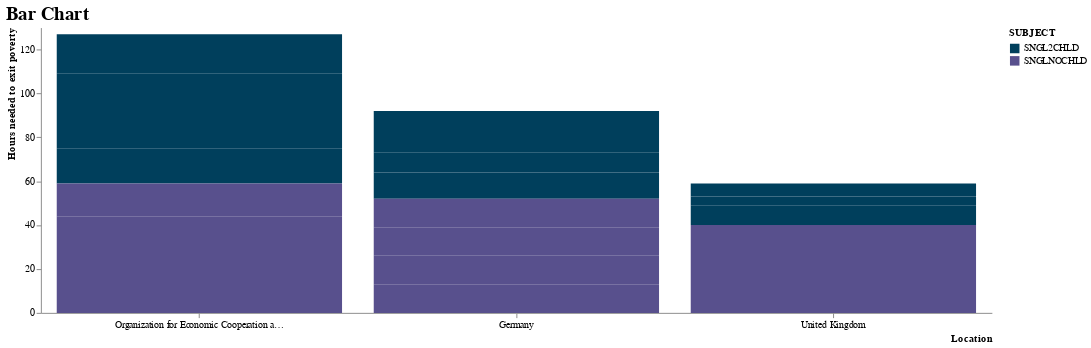

Notebook source saved alongside this figure:
### Code cell
# A C M I 
# Mark ist Abbildungstyp, Folgender Underscore bezeichnet genaue Art

#aggregate=count soll Ausprägungen der Variable Homeownership zählen 

alt.Chart(df2_selectedlocations).mark_bar().encode(
    x=alt.X('LOCATION').sort('-y').axis  # - gibt an, dass nach absteigender Ausprägung sortiert wird
    (title='Location',
     titleAnchor='end',
     grid=False,
     labelAngle=0), # Labels von Homeownership werden gedreht
    y=alt.Y('VALUE:Q').axis  
    (title='Hours needed to exit poverty',
     titleAnchor='end',
      grid=False,
     labelAngle=0),
    color=alt.Color('SUBJECT', scale=colors),
).properties(
    title='Bar Chart',
    width=1000,
    height=300
).configure_title(
    fontSize=20,
    font='Arial',
    color='black',
    anchor='start'
).configure_view(strokeWidth=0)

### Figure 1 — Vega-Lite specification as saved in the notebook (floating-point values rounded to 4 significant figures)
{"config": {"view": {"continuousWidth": 300, "continuousHeight": 300, "strokeWidth": 0}, "title": {"anchor": "start", "color": "black", "font": "Arial", "fontSize": 20}}, "data": {"name": "data-b422a10a0f841811bc6b85563c6d518f"}, "mark": {"type": "bar"}, "encoding": {"color": {"field": "SUBJECT", "scale": {"range": ["#003f5c", "#58508d", "#bc5090", "#ff6361", "#ffa600"]}, "type": "nominal"}, "x": {"axis": {"title": "Location", "titleAnchor": "end", "grid": false, "labelAngle": 0}, "field": "LOCATION", "sort": "-y", "type": "nominal"}, "y": {"axis": {"title": "Hours needed to exit poverty", "titleAnchor": "end", "grid": false, "labelAngle": 0}, "field": "VALUE", "type": "quantitative"}}, "height": 300, "title": "Bar Chart", "width": 1000, "$schema": "https://vega.github.io/schema/vega-lite/v5.15.1.json", "datasets": {"data-b422a10a0f841811bc6b85563c6d518f": [{"LOCATION": "Germany", "SUBJECT": "SNGL2CHLD", "MEASURE": "HR_AVEWAGE", "TIME": 2019, "VALUE": 12}, {"LOCATION": "Germany", "SUBJECT": "SNGL2CHLD", "MEASURE": "HR_AVEWAGE", "TIME": 2020, "VALUE": 9}, {"LOCATION": "Germany", "SUBJECT": "SNGL2CHLD", "MEASURE": "HR_AVEWAGE", "TIME": 2021, "VALUE": 9}, {"LOCATION": "Germany", "SUBJECT": "SNGL2CHLD", "MEASURE": "HR_AVEWAGE", "TIME": 2022, "VALUE": 10}, {"LOCATION": "Germany", "SUBJECT": "SNGLNOCHLD", "MEASURE": "HR_AVEWAGE", "TIME": 2019, "VALUE": 13}, {"LOCATION": "Germany", "SUBJECT": "SNGLNOCHLD", "MEASURE": "HR_AVEWAGE", "TIME": 2020, "VALUE": 13}, {"LOCATION": "Germany", "SUBJECT": "SNGLNOCHLD", "MEASURE": "HR_AVEWAGE", "TIME": 2021, "VALUE": 13}, {"LOCATION": "Germany", "SUBJECT": "SNGLNOCHLD", "MEASURE": "HR_AVEWAGE", "TIME": 2022, "VALUE": 13}, {"LOCATION": "United Kingdom", "SUBJECT": "SNGL2CHLD", "MEASURE": "HR_AVEWAGE", "TIME": 2019, "VALUE": 5}, {"LOCATION": "United Kingdom", "SUBJECT": "SNGL2CHLD", "MEASURE": "HR_AVEWAGE", "TIME": 2020, "VALUE": 4}, {"LOCATION": "United Kingdom", "SUBJECT": "SNGL2CHLD", "MEASURE": "HR_AVEWAGE", "TIME": 2021, "VALUE": 4}, {"LOCATION": "United Kingdom", "SUBJECT": "SNGL2CHLD", "MEASURE": "HR_AVEWAGE", "TIME": 2022, "VALUE": 6}, {"LOCATION": "United Kingdom", "SUBJECT": "SNGLNOCHLD", "MEASURE": "HR_AVEWAGE", "TIME": 2019, "VALUE": 10}, {"LOCATION": "United Kingdom", "SUBJECT": "SNGLNOCHLD", "MEASURE": "HR_AVEWAGE", "TIME": 2020, "VALUE": 10}, {"LOCATION": "United Kingdom", "SUBJECT": "SNGLNOCHLD", "MEASURE": "HR_AVEWAGE", "TIME": 2021, "VALUE": 10}, {"LOCATION": "United Kingdom", "SUBJECT": "SNGLNOCHLD", "MEASURE": "HR_AVEWAGE", "TIME": 2022, "VALUE": 10}, {"LOCATION": "Organization for Economic Cooperation and Development", "SUBJECT": "SNGL2CHLD", "MEASURE": "HR_AVEWAGE", "TIME": 2019, "VALUE": 16}, {"LOCATION": "Organization for Economic Cooperation and Development", "SUBJECT": "SNGL2CHLD", "MEASURE": "HR_AVEWAGE", "TIME": 2020, "VALUE": 17}, {"LOCATION": "Organization for Economic Cooperation and Development", "SUBJECT": "SNGL2CHLD", "MEASURE": "HR_AVEWAGE", "TIME": 2021, "VALUE": 17}, {"LOCATION": "Organization for Economic Cooperation and Development", "SUBJECT": "SNGL2CHLD", "MEASURE": "HR_AVEWAGE", "TIME": 2022, "VALUE": 18}, {"LOCATION": "Organization for Economic Cooperation and Development", "SUBJECT": "SNGLNOCHLD", "MEASURE": "HR_AVEWAGE", "TIME": 2019, "VALUE": 15}, {"LOCATION": "Organization for Economic Cooperation and Development", "SUBJECT": "SNGLNOCHLD", "MEASURE": "HR_AVEWAGE", "TIME": 2020, "VALUE": 15}, {"LOCATION": "Organization for Economic Cooperation and Development", "SUBJECT": "SNGLNOCHLD", "MEASURE": "HR_AVEWAGE", "TIME": 2021, "VALUE": 14}, {"LOCATION": "Organization for Economic Cooperation and Development", "SUBJECT": "SNGLNOCHLD", "MEASURE": "HR_AVEWAGE", "TIME": 2022, "VALUE": 15}]}}
